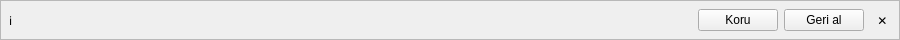
<?xml version="1.0" encoding="UTF-8"?>
<ui version="4.0">
 <class>ConfirmBar</class>
 <widget class="QFrame" name="ConfirmBar">
  <property name="geometry">
   <rect><x>0</x><y>0</y><width>900</width><height>40</height></rect>
  </property>
  <property name="frameShape">
   <enum>QFrame::StyledPanel</enum>
  </property>
  <layout class="QHBoxLayout" name="layoutMain">
   <property name="leftMargin"><number>8</number></property>
   <property name="topMargin"><number>4</number></property>
   <property name="rightMargin"><number>4</number></property>
   <property name="bottomMargin"><number>4</number></property>
   <item>
    <widget class="QLabel" name="lblIcon">
     <property name="text"><string notr="true">ℹ</string></property>
    </widget>
   </item>
   <item>
    <widget class="QLabel" name="lblMessage">
     <property name="text"><string/></property>
     <property name="wordWrap"><bool>true</bool></property>
     <property name="sizePolicy">
      <sizepolicy hsizetype="Expanding" vsizetype="Preferred"><horstretch>1</horstretch><verstretch>0</verstretch></sizepolicy>
     </property>
    </widget>
   </item>
   <item>
    <widget class="QLabel" name="lblCountdown">
     <property name="text"><string/></property>
    </widget>
   </item>
   <item>
    <widget class="QPushButton" name="btnKeep">
     <property name="text"><string>Koru</string></property>
     <property name="toolTip"><string>Değişiklikler kalıcı olsun</string></property>
    </widget>
   </item>
   <item>
    <widget class="QPushButton" name="btnRevert">
     <property name="text"><string>Geri al</string></property>
     <property name="toolTip"><string>Ayarları uygulama öncesi hâline döndür</string></property>
    </widget>
   </item>
   <item>
    <widget class="QToolButton" name="btnClose">
     <property name="text"><string notr="true">✕</string></property>
     <property name="toolTip"><string>Kapat</string></property>
     <property name="autoRaise"><bool>true</bool></property>
    </widget>
   </item>
  </layout>
 </widget>
 <resources/>
 <connections/>
</ui>
